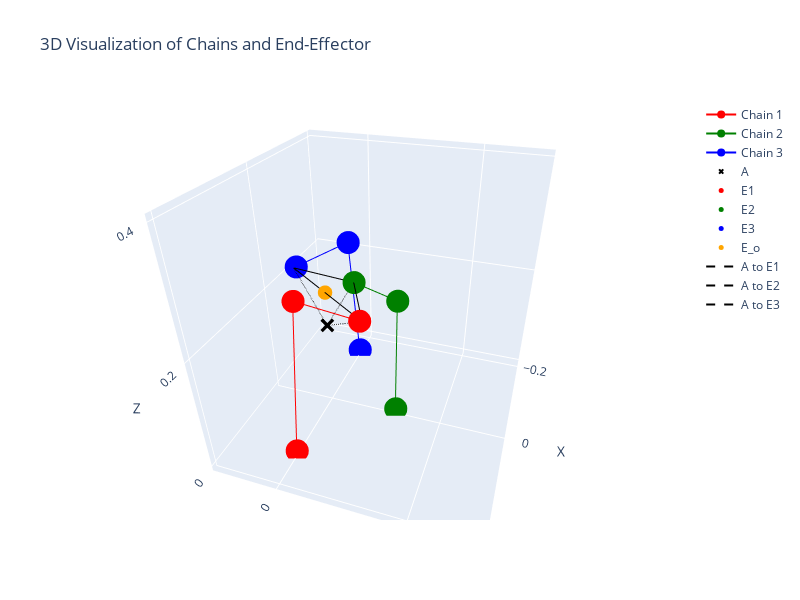

The code cell stored with this chart in its notebook:
### Code cell
from visualize_robot import visualize_robot

# Create a plot with the same values as in your original code
fig = visualize_robot(
    alpha_val, beta_val, gamma_val, z_val,
    d1_val, d2_val, d3_val, theta2_val,
    theta1_val, gamma1_1_val, gamma2_1_val,
    gamma1_2_val, gamma2_2_val,
    theta3_val, gamma1_3_val, gamma2_3_val,
)

fig.update_layout(
    scene_camera=dict(
        eye=dict(x=1.5, y=.5, z=1.0) 
    )
)

fig.show()

### Figure 1 — Plotly figure (JSON) as saved in the notebook; plotly's stock layout.template omitted (floating-point values rounded to 4 significant figures)
{"data": [{"line": {"color": "red"}, "mode": "lines+markers", "name": "Chain 1", "type": "scatter3d", "x": [0.141, 0.1018, 0.06208], "y": [0, 0, 0.08228], "z": [0, 0.2555, 0.2149]}, {"line": {"color": "green"}, "mode": "lines+markers", "name": "Chain 2", "type": "scatter3d", "x": [0, 0, -0.04504], "y": [0.12, 0.1206, 0.03158], "z": [0, 0.2203, 0.2131]}, {"line": {"color": "blue"}, "mode": "lines+markers", "name": "Chain 3", "type": "scatter3d", "x": [-0.141, -0.1018, -0.06208], "y": [0, 0, -0.08228], "z": [0, 0.2555, 0.2149]}, {"marker": {"color": "black", "size": 5, "symbol": "x"}, "mode": "markers", "name": "A", "type": "scatter3d", "x": [0], "y": [0], "z": [0.15]}, {"marker": {"color": "red", "size": 5}, "mode": "markers", "name": "E1", "type": "scatter3d", "x": [0.06023], "y": [0.08601], "z": [0.213]}, {"marker": {"color": "green", "size": 5}, "mode": "markers", "name": "E2", "type": "scatter3d", "x": [-0.04505], "y": [0.03155], "z": [0.213]}, {"marker": {"color": "blue", "size": 5}, "mode": "markers", "name": "E3", "type": "scatter3d", "x": [-0.06023], "y": [-0.08601], "z": [0.213]}, {"marker": {"color": "orange", "size": 5}, "mode": "markers", "name": "E_o", "type": "scatter3d", "x": [0], "y": [0], "z": [0.213]}, {"line": {"color": "black", "dash": "solid"}, "mode": "lines", "name": "Edge 1", "showlegend": false, "type": "scatter3d", "x": [0.06023, -0.04505], "y": [0.08601, 0.03155], "z": [0.213, 0.213]}, {"line": {"color": "black", "dash": "solid"}, "mode": "lines", "name": "Edge 2", "showlegend": false, "type": "scatter3d", "x": [-0.04505, -0.06023], "y": [0.03155, -0.08601], "z": [0.213, 0.213]}, {"line": {"color": "black", "dash": "solid"}, "mode": "lines", "name": "Edge 3", "showlegend": false, "type": "scatter3d", "x": [-0.06023, 0.06023], "y": [-0.08601, 0.08601], "z": [0.213, 0.213]}, {"line": {"color": "black", "dash": "dash"}, "mode": "lines", "name": "A to E1", "type": "scatter3d", "x": [0, 0.06023], "y": [0, 0.08601], "z": [0.15, 0.213]}, {"line": {"color": "black", "dash": "dash"}, "mode": "lines", "name": "A to E2", "type": "scatter3d", "x": [0, -0.04505], "y": [0, 0.03155], "z": [0.15, 0.213]}, {"line": {"color": "black", "dash": "dash"}, "mode": "lines", "name": "A to E3", "type": "scatter3d", "x": [0, -0.06023], "y": [0, -0.08601], "z": [0.15, 0.213]}], "layout": {"height": 600, "scene": {"aspectmode": "manual", "aspectratio": {"x": 1, "y": 1, "z": 1}, "camera": {"eye": {"x": 1.5, "y": 0.5, "z": 1}}, "xaxis": {"range": [-0.21, 0.21], "title": {"text": "X"}}, "yaxis": {"range": [-0.11, 0.31], "title": {"text": "Y"}}, "zaxis": {"range": [-0.01, 0.41], "title": {"text": "Z"}}}, "title": {"text": "3D Visualization of Chains and End-Effector"}, "width": 800}}
